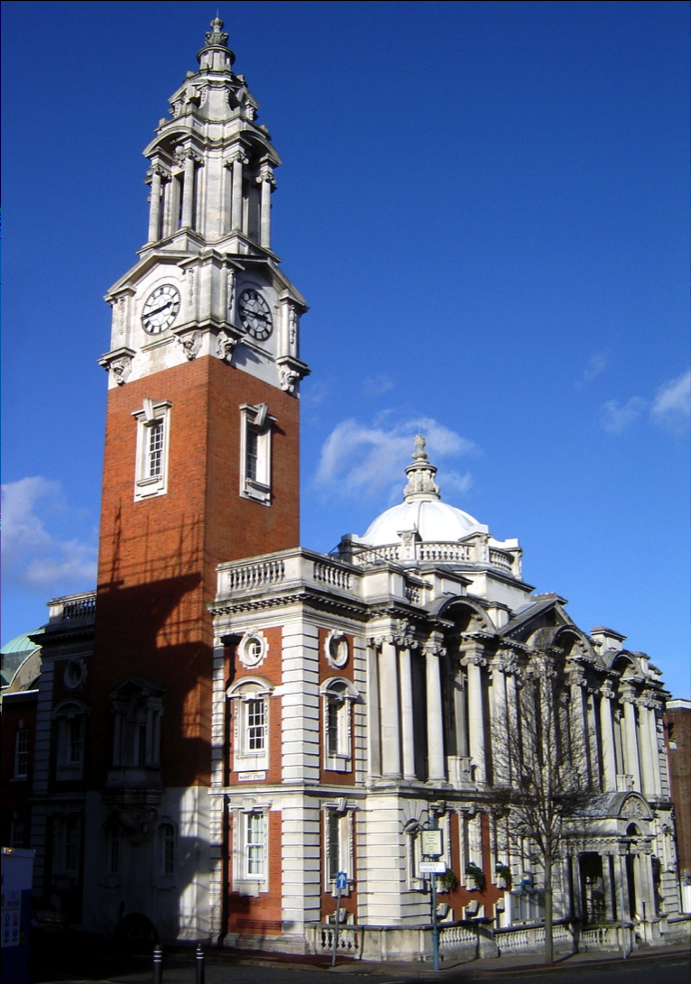
%> input picture cartoon/img3.png, 691 x 984 px
$ octave --eval "adjust('img3.png');"   (GNU Octave 9; MATLAB toolbox functions it lacks are replaced by stand-ins)
%> lines starting %> are read from the running program, lines starting %| are printed output that depends on the picture
function adjust(filename)
%> called with filename = 'img3.png'
sourcePic = imread(filename); %¶ÁÈ¡Ô­Í¼Ïó
%> sourcePic is the input picture: size 984x691x3 uint8; mean R, G, B 84.9, 101.2, 137.8

[m,n,o]=size(sourcePic);
%> m = 984; n = 691; o = 3

grayPic=rgb2gray(sourcePic);
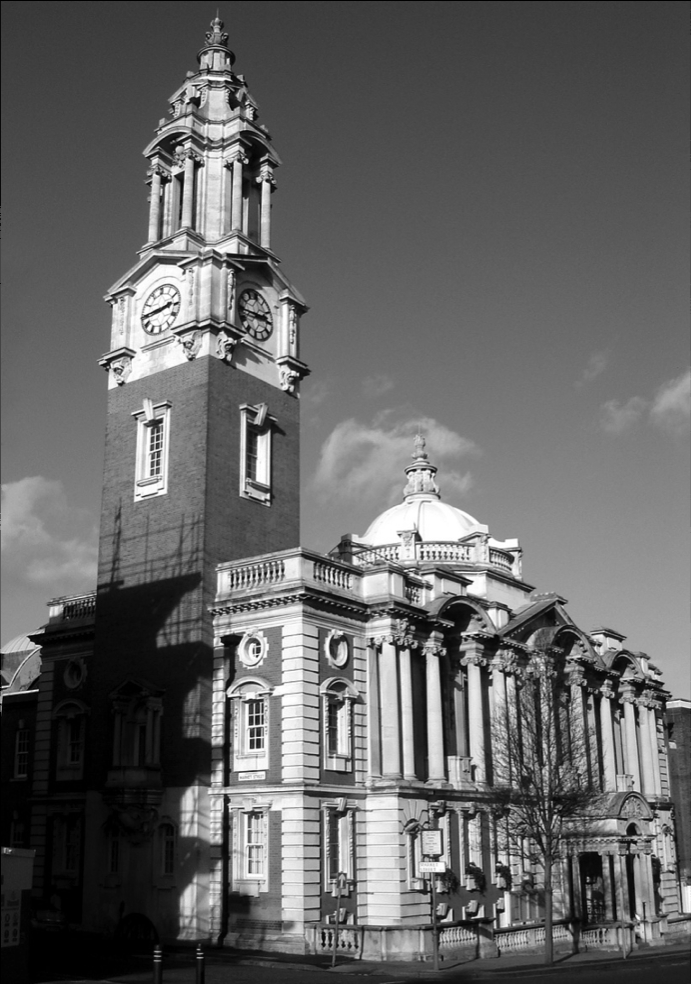
%> grayPic: size 984x691 uint8; min 0, max 255, mean 100.5

figure,imshow(sourcePic);

figure,imshow(grayPic);

gp=zeros(1,256); %¼ÆËã¸÷»Ò¶È³öÏÖµÄ¸ÅÂÊ

for i=1:256

gp(i)=length(find(grayPic==(i-1)))/(m*n);

end
%> after the loop, gp = 256 values, max 0.0137 at index 1, min 0.00102 at index 254, mean 0.00391

figure,bar(0:255,gp);

title('Ô­Í¼ÏñÖ±·½Í¼');

xlabel('»Ò¶ÈÖµ');

ylabel('³öÏÖ¸ÅÂÊ');
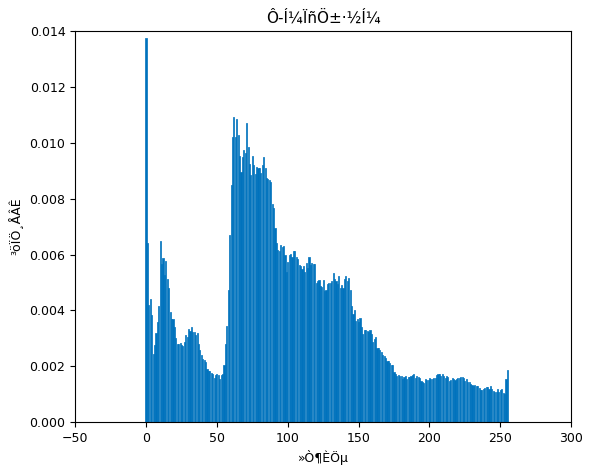
%> figure redrawn from the program's plot data; tallest bar 0.0137 high, from x = -0.4 to 0.4
 %¼ÆËãÐÂµÄ¸÷»Ò¶È³öÏÖµÄ¸ÅÂÊ

S1=zeros(1,256);
S2=zeros(1,256);
S3=zeros(1,256);
S4=zeros(1,256);

for i=1:256
    S2(i) = (exp((i - 256)/9.0))/9.0;
end
S2 = S2 * 52;
for i = 106:226
    S3(i) = 1.0/(225.0 - 105.0);
end
S3 = S3 * 37;
for i=1:256
    S4(i) = 1/sqrt(2*3.14*121) * exp((i-90)*(i-90)/-242.0);
end
S4 = S4 * 11;
S1 = (S2 + S3 + S4)/(sum(S2)+sum(S3)+sum(S4));

new = histeq(grayPic,S1);
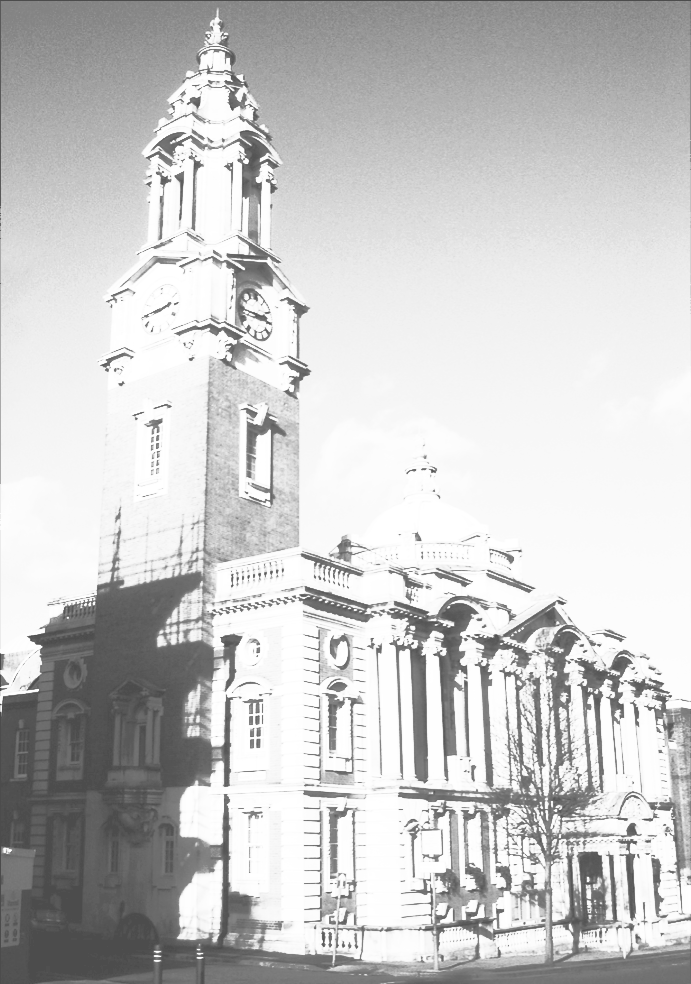
%> new: size 984x691 uint8; min 76, max 255, mean 200.4
imwrite(new,'my.jpg');
figure,imshow(new);
gp=zeros(1,256); %¼ÆËã¸÷»Ò¶È³öÏÖµÄ¸ÅÂÊ

for i=1:256

gp(i)=length(find(new==(i-1)))/(m*n);

end
%> after the loop, gp = 256 values, max 0.0542 at index 255, min 0 at index 1, mean 0.00391
%> `adjust('img3.png');`:
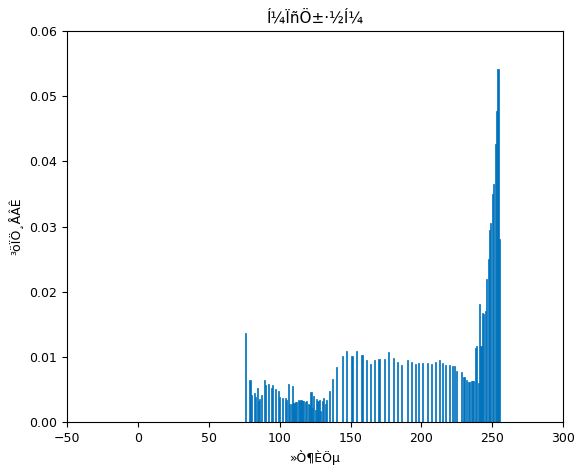
%> figure redrawn from the program's plot data; tallest bar 0.0542 high, from x = 253.6 to 254.4

figure,bar(0:255,gp);

title('Í¼ÏñÖ±·½Í¼');

xlabel('»Ò¶ÈÖµ');

ylabel('³öÏÖ¸ÅÂÊ');

end
